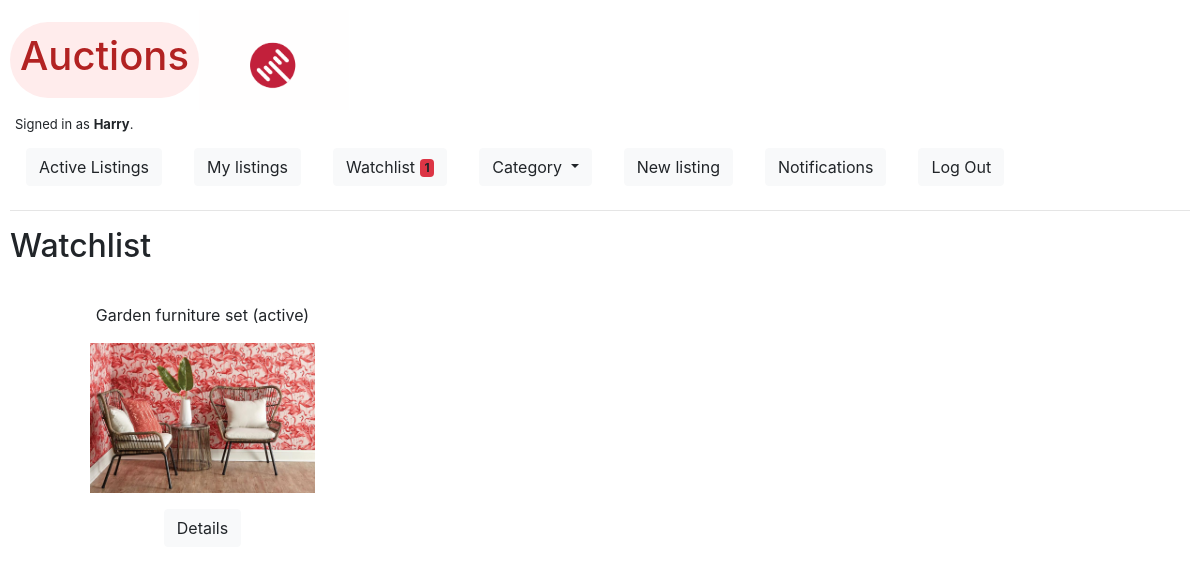
The app's page /watchlist (signed in), older data.
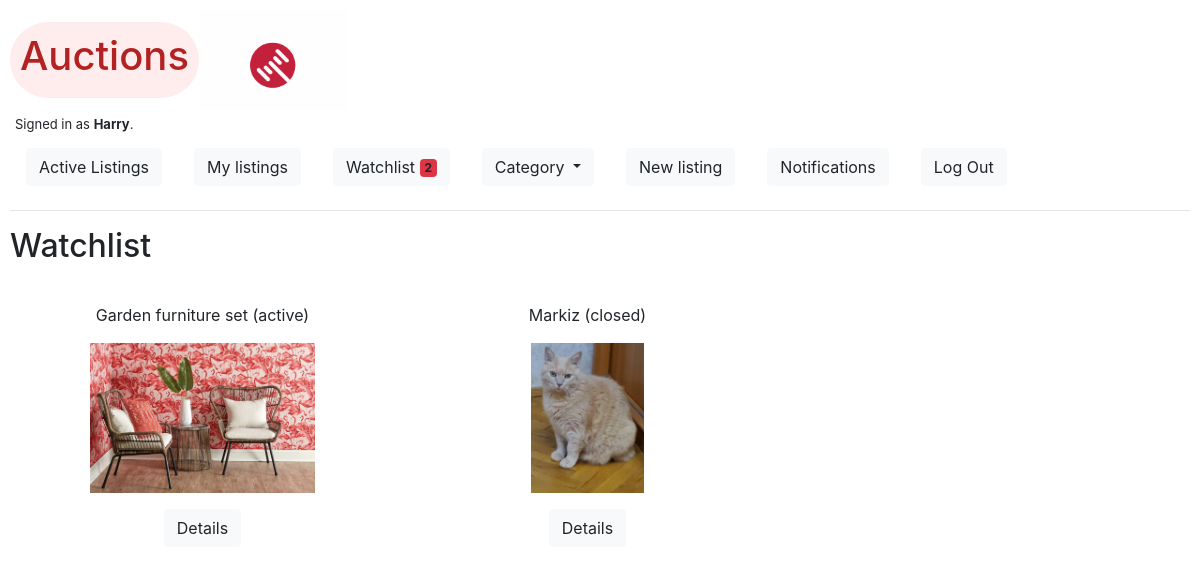
The same page, newer data.
### auctions/models.py (models this page shows, shortened)
class User(AbstractUser):
    pass

class Listing(models.Model):
    class Category(models.TextChoices):
        HOME = 'HM', _('Home')
        ELECTRONICS = 'EL', _('Electronics')
        FASHION = 'FS', _('Fashion')
        HEALTH_BEAUTY = 'HB', _('Health & Beauty')
        MOTORS = 'GR', _('Motors')
        COLLECTIBLES = 'CL', _('Collectibles')
        SPORTS = 'SP', _('Sports')
        HOME_GARDEN = 'GA', _('Garden')
        DEALS = 'DE', _('Deals')
        UNDER_TEN = 'UT', _('Under $10')
        PETS = 'PT', _('Pets')
        TOYS = 'TY', _('Toys')
        OTHERS = 'OT', _('Others')
        __empty__ = _('(Unknown)')
    datetime = models.DateTimeField(auto_now_add=True)
    user = models.ForeignKey(User, on_delete=models.CASCADE, related_name="user_listings")
    title = models.CharField(max_length=255, unique=True)
    description = RichTextField(max_length=255)
    starting_price = models.DecimalField(max_digits=19, decimal_places=2)
    category = models.CharField(max_length=2, choices=Category.choices,
                                default=Category.OTHERS,
                                blank=True)
    watchlist = models.ManyToManyField(to=User, related_name="watch", blank=True)
    current_bid = models.DecimalField(max_digits=19, decimal_places=2, blank=True, null=True)
    is_active = models.BooleanField(default=True)

class Photo(models.Model):
    datetime = models.DateTimeField(auto_now_add=True)
    listing = models.ForeignKey(Listing, on_delete=models.CASCADE, related_name='listing_photos')
    user = models.ForeignKey(User, on_delete=models.CASCADE, related_name="user_photos")
    image = models.ImageField(upload_to='users/%Y/%m/%d/', blank=True)

### auctions/views.py (the view)
# urls.py: path("watchlist", views.watchlist, name="watchlist"),
@login_required
def watchlist(request):
    if request.method == "GET":
        u = User.objects.filter(username=request.user).get()
        watchlist = u.watch.all()
        return render(request, "auctions/watchlist.html", {
            "listings": watchlist,
        })
    else:
        return HttpResponseRedirect(reverse("index"))

### auctions/templates/auctions/watchlist.html
{% extends "auctions/index_layout.html" %}
{% block watchlist %}
  <h2>Watchlist</h2>
{% endblock %}

### auctions/templates/auctions/index_layout.html (shortened to what this page needs)
{% extends "auctions/layout.html" %}
{% block body %}
{% block watchlist %}
{% endblock %}
    <div id="container">
    {% for listing in listings %}
        <div class="grid">
        <div class="grid-item">
            <p>{{ listing.title }}{% if listing.is_active %} (active){% else %} (closed){% endif %}<a href="{% url 'listing' listing.title %}">
            <p><img class="index" src="{{ listing.listing_photos.all.first.image.url }}" alt="image"></p>
            </a></p>
        </div>
        <div class="grid-item">
            <p>
            <a class="btn btn-light" data-bs-toggle="collapse" href="#multiCollapseExample{{ forloop.counter }}" role="button" aria-expanded="false" aria-controls="multiCollapseExample{{ forloop.counter }}">Details</a>
            </p>
        </div>
        </div>
    {% endfor %}
    </div>
{% endblock %}

### auctions/templates/auctions/layout.html (shortened to what this page needs)
{% load static %}
<!DOCTYPE html>
<html lang="en">
    <head>
        <link rel="stylesheet" href="https://stackpath.bootstrapcdn.com/bootstrap/4.4.1/css/bootstrap.min.css">
        <link rel="stylesheet" href="{% static 'auctions/styles.css' %}">
        <link rel="stylesheet" href="{% static 'auctions/color.css' %}">
        <script src="https://cdn.jsdelivr.net/npm/bootstrap@5.0.0-beta1/dist/js/bootstrap.min.js"></script>    </head>
    <body class="auctions">
        <div class="title">
            <div id="auction_logo"><h1>Auctions</h1></div>
            <div class="gif"></div>
        </div>
        <div id="is_authenticated">
            {% if user.is_authenticated %}
                Signed in as <strong>{{ user.username }}</strong>.
            {% else %}
                Not signed in.
            {% endif %}
        </div>
        <ul class="nav">
                <li class="nav-item">
                    <a class="nav-link" href="{% url 'index' %}">
                        <button type="button" class="btn btn-light">
                            Active Listings
                        </button>
                    </a>
                </li>
                {% if user.is_authenticated %}
                    <li class="nav-item">
                        <a class="nav-link" href="{% url 'my_listings' %}">
                            <button type="button" class="btn btn-light">
                                My listings
                            </button>
                        </a>
                    </li>
                    <li class="nav-item">
                        <a class="nav-link" href="{% url 'watchlist' %}">
                            <button type="button" class="btn btn-light">
                                Watchlist <span class="badge bg-danger">{% if request.user.watch.count != 0 %} {{ request.user.watch.count }} {% endif %}</span>
                              </button></a>
                    </li>
                    <li class="nav-item">
                        <div class="nav-link">
                            <a class="btn btn-light dropdown-toggle" href="#" role="button" id="dropdownMenuLink" data-toggle="dropdown" aria-haspopup="true" aria-expanded="false">
                            Category
                            </a>
                        </div>
                    </li>
                    <li class="nav-item">
                        <a class="nav-link" href="{% url 'new_listing' %}">
                            <button type="button" class="btn btn-light">
                                New listing
                            </button>
                        </a>
                    </li>
                    <li class="nav-item">
                        <a class="nav-link" href="{% url 'notifications' %}">
                            <button type="button" class="btn btn-light">
                                Notifications
                              </button></a>
                    </li>
                    <li class="nav-item">
                        <a class="nav-link" href="{% url 'logout' %}">
                            <button type="button" class="btn btn-light">
                                Log Out
                            </button>
                        </a>
                    </li>
                {% endif %}
        </ul>
        <hr>
        {% block body %}
        {% endblock %}
    </body>
</html>

Row changes from the older to the newer data that the page shows:
changed User "Harry": user.watch.count "1" → "2"
added Listing: title "Markiz", is_active "(closed)", listing_photos.all.first.image (picture)
